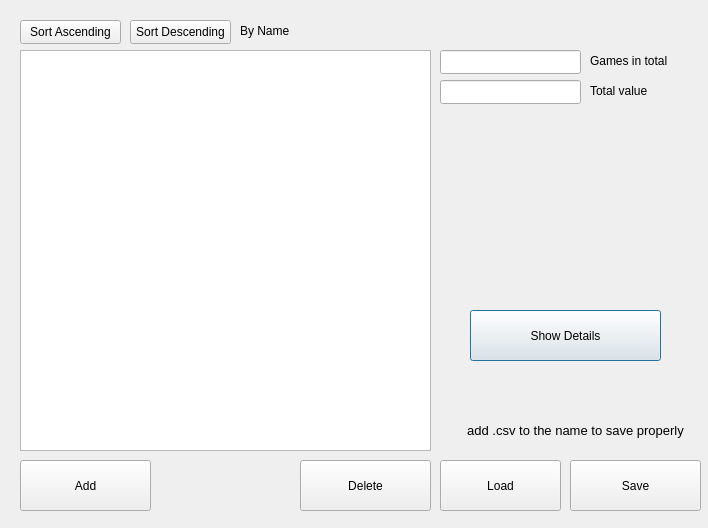
<?xml version="1.0" encoding="UTF-8"?>
<ui version="4.0">
 <class>GameView</class>
 <widget class="QDialog" name="GameView">
  <property name="geometry">
   <rect>
    <x>0</x>
    <y>0</y>
    <width>708</width>
    <height>528</height>
   </rect>
  </property>
  <property name="windowTitle">
   <string>Games View</string>
  </property>
  <widget class="QListView" name="listView">
   <property name="geometry">
    <rect>
     <x>20</x>
     <y>50</y>
     <width>411</width>
     <height>401</height>
    </rect>
   </property>
  </widget>
  <widget class="QPushButton" name="pushButton">
   <property name="geometry">
    <rect>
     <x>470</x>
     <y>310</y>
     <width>191</width>
     <height>51</height>
    </rect>
   </property>
   <property name="text">
    <string>Show Details</string>
   </property>
  </widget>
  <widget class="QPushButton" name="pushButton_2">
   <property name="geometry">
    <rect>
     <x>20</x>
     <y>460</y>
     <width>131</width>
     <height>51</height>
    </rect>
   </property>
   <property name="text">
    <string>Add</string>
   </property>
  </widget>
  <widget class="QPushButton" name="pushButton_3">
   <property name="geometry">
    <rect>
     <x>570</x>
     <y>460</y>
     <width>131</width>
     <height>51</height>
    </rect>
   </property>
   <property name="text">
    <string>Save</string>
   </property>
  </widget>
  <widget class="QPushButton" name="pushButton_5">
   <property name="geometry">
    <rect>
     <x>300</x>
     <y>460</y>
     <width>131</width>
     <height>51</height>
    </rect>
   </property>
   <property name="text">
    <string>Delete</string>
   </property>
  </widget>
  <widget class="QLabel" name="label">
   <property name="geometry">
    <rect>
     <x>460</x>
     <y>410</y>
     <width>231</width>
     <height>41</height>
    </rect>
   </property>
   <property name="font">
    <font>
     <pointsize>10</pointsize>
    </font>
   </property>
   <property name="text">
    <string>add .csv to the name to save properly</string>
   </property>
   <property name="alignment">
    <set>Qt::AlignCenter</set>
   </property>
  </widget>
  <widget class="QPushButton" name="pushButton_4">
   <property name="geometry">
    <rect>
     <x>440</x>
     <y>460</y>
     <width>121</width>
     <height>51</height>
    </rect>
   </property>
   <property name="text">
    <string>Load</string>
   </property>
  </widget>
  <widget class="QLineEdit" name="numofg">
   <property name="geometry">
    <rect>
     <x>440</x>
     <y>50</y>
     <width>141</width>
     <height>24</height>
    </rect>
   </property>
  </widget>
  <widget class="QLabel" name="label_4">
   <property name="geometry">
    <rect>
     <x>590</x>
     <y>50</y>
     <width>81</width>
     <height>21</height>
    </rect>
   </property>
   <property name="text">
    <string>Games in total</string>
   </property>
  </widget>
  <widget class="QLineEdit" name="totalVal">
   <property name="geometry">
    <rect>
     <x>440</x>
     <y>80</y>
     <width>141</width>
     <height>24</height>
    </rect>
   </property>
  </widget>
  <widget class="QLabel" name="label_5">
   <property name="geometry">
    <rect>
     <x>590</x>
     <y>80</y>
     <width>81</width>
     <height>21</height>
    </rect>
   </property>
   <property name="text">
    <string>Total value</string>
   </property>
  </widget>
  <widget class="QPushButton" name="button_sort">
   <property name="geometry">
    <rect>
     <x>20</x>
     <y>20</y>
     <width>101</width>
     <height>24</height>
    </rect>
   </property>
   <property name="text">
    <string>Sort Ascending</string>
   </property>
  </widget>
  <widget class="QPushButton" name="button_sort_2">
   <property name="geometry">
    <rect>
     <x>130</x>
     <y>20</y>
     <width>101</width>
     <height>24</height>
    </rect>
   </property>
   <property name="text">
    <string>Sort Descending</string>
   </property>
  </widget>
  <widget class="QLabel" name="label_2">
   <property name="geometry">
    <rect>
     <x>240</x>
     <y>20</y>
     <width>61</width>
     <height>21</height>
    </rect>
   </property>
   <property name="text">
    <string>By Name</string>
   </property>
  </widget>
 </widget>
 <resources/>
 <connections/>
</ui>
